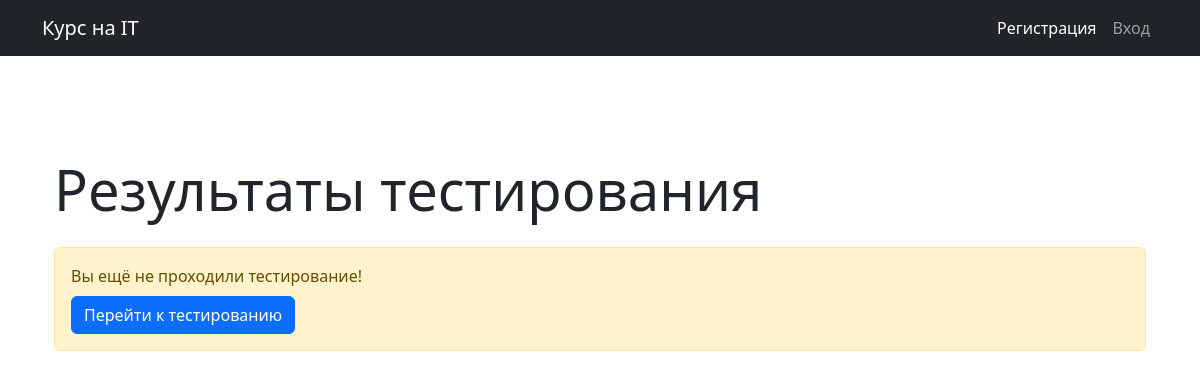
The app's page /results/ (signed in), older data.
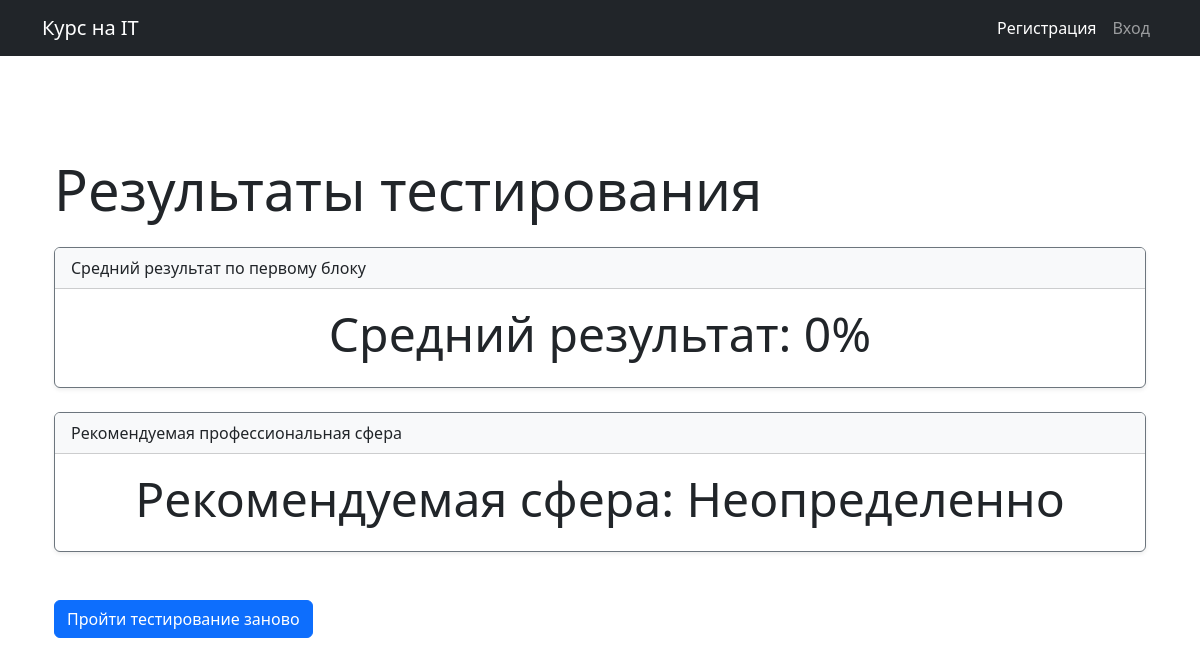
The same page, newer data.
### primary_test/models.py (models this page shows, shortened)
class DiagnosticResult(models.Model):
    user = models.ForeignKey(User, on_delete=models.CASCADE)
    block_number = models.IntegerField()
    created_at = models.DateTimeField(auto_now_add=True)
    preference = models.CharField(max_length=50, blank=True, null=True)

### primary_test/views.py (the view, shortened to what this page needs)
# urls.py: path('results/', diagnostic_results, name='diagnostic_results'),
@login_required
def diagnostic_results(request):
    results = DiagnosticResult.objects.filter(user=request.user).order_by('-created_at')
    scores = []
    for result in results:
        if hasattr(result, 'preference'):
            scores.append({
                'block_number': result.block_number,
                'preference': result.preference
            })
    percent_scores = [score for score in scores if 'percent_correct' in score]
    if percent_scores:
        overall_score = sum(score['percent_correct'] for score in percent_scores) / len(percent_scores)
    else:
        overall_score = 0  # Если нет оценок, средний балл считаем нулевым
    second_block_results = [score for score in scores if 'preference' in score]
    if second_block_results:
        second_block_preference = second_block_results[0]['preference']
    else:
        second_block_preference = ""
    has_results = bool(scores)
    context = {
        'scores': scores,
        'overall_score': overall_score,
        'second_block_preference': second_block_preference,
        'has_results': has_results
    }
    return render(request, 'primary_test/results.html', context)

### primary_test/templates/primary_test/results.html (shortened to what this page needs)
{% extends 'base.html' %}
{% load static %}
{% block content %}
<div class="container py-5">
    <h1 class="display-4 mb-4">Результаты тестирования</h1>
    {% if has_results %}
        <div class="card shadow-sm rounded border-secondary mb-4">
            <div class="card-header bg-light font-weight-bold">Средний результат по первому блоку</div>
            <div class="card-body">
                <h2 class="font-weight-bold display-5 text-center">
                    Средний результат: {{ overall_score|floatformat:"-2"}}%
                </h2>
            </div>
        </div>
        <div class="card shadow-sm rounded border-secondary mb-4">
            <div class="card-header bg-light font-weight-bold">Рекомендуемая профессиональная сфера</div>
            <div class="card-body">
                <h2 class="font-weight-bold display-5 text-center">
                    Рекомендуемая сфера: {{ second_block_preference }}
                </h2>
            </div>
        </div>
        <a href="{% url 'primary_test:reset_session' %}" class="btn btn-primary mt-4">Пройти тестирование заново</a>
    {% else %}
        <div class="alert alert-warning mt-4" role="alert">
            Вы ещё не проходили тестирование!<br>
            <a href="{% url 'primary_test:block1_test' page=1 %}" class="btn btn-primary mt-2">Перейти к тестированию</a>
        </div>
    {% endif %}
</div>
{% endblock %}

Row changes from the older to the newer data that the page shows:
added DiagnosticResult: preference "Неопределенно"
Text that changed along with them:
{{ overall_score|floatformat:"-2" }}: (not shown) → "0"
text no longer shown: "Вы ещё не проходили тестирование! Перейти к тестированию"
text now shown: "Средний результат по первому блоку Средний результат: % Рекомендуемая профессиональная сфера Рекомендуемая сфера: Пройти тестирование заново"
